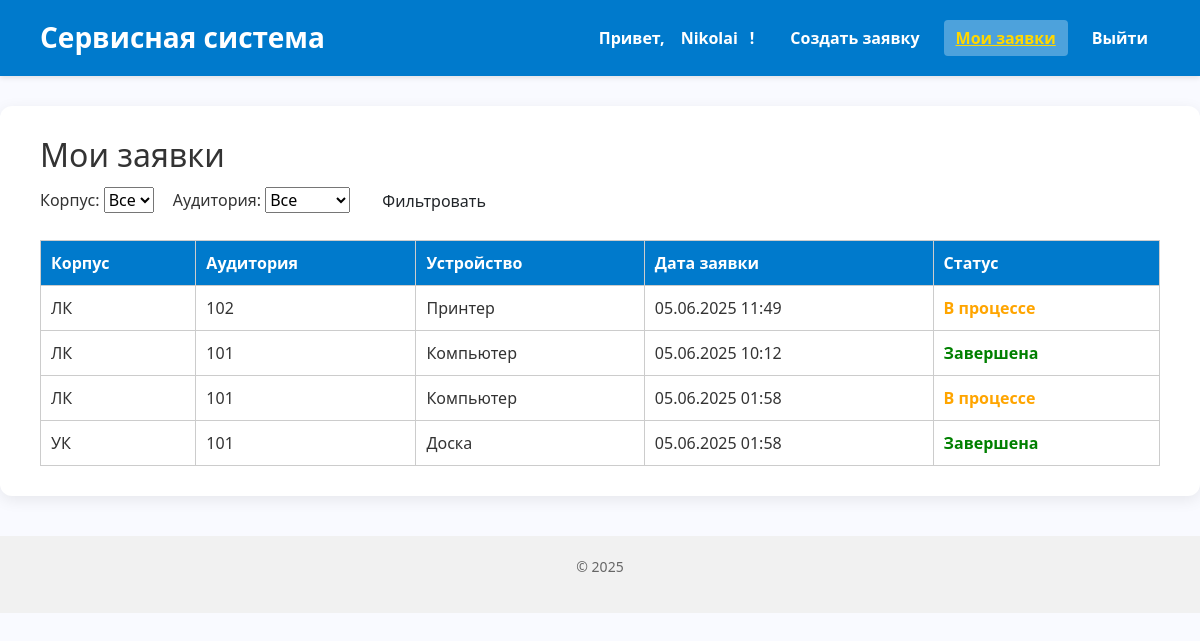
The page /my-requests/ (signed in) on the database as committed earlier.
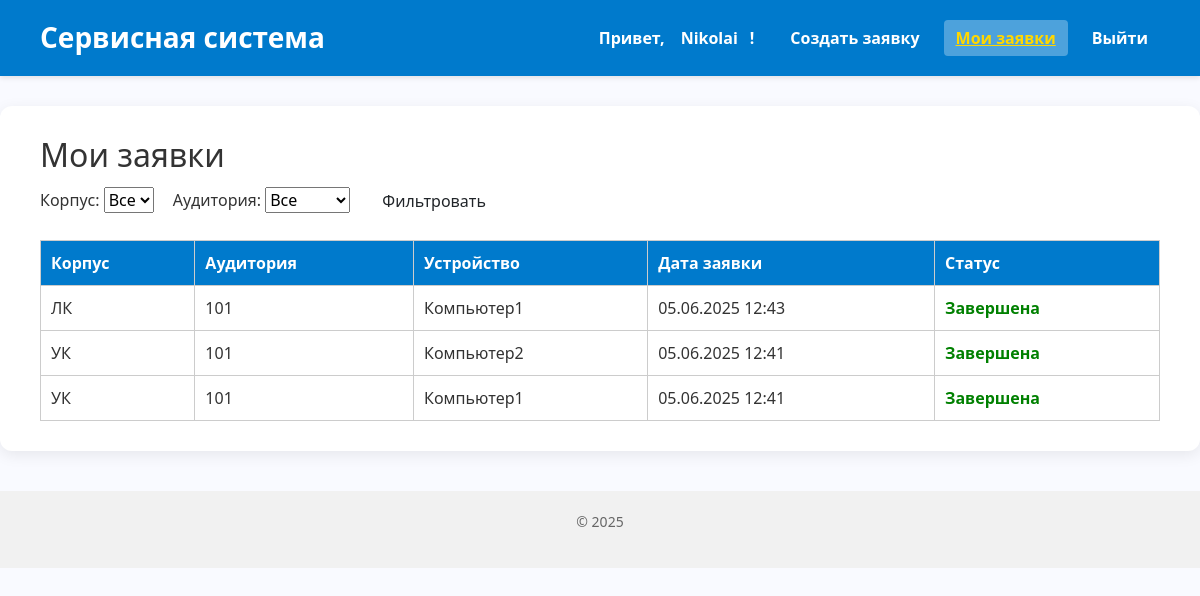
The same page on the database as committed later.
### core/models.py (models this page shows, shortened)
class ServiceRequest(models.Model):
    device = models.ForeignKey(Device, on_delete=models.CASCADE, related_name='service_requests', verbose_name="Устройство")
    created_by = models.ForeignKey(
        settings.AUTH_USER_MODEL, on_delete=models.SET_NULL,
        null=True, related_name='requests_created', verbose_name="Создал"
    )
    assigned_engineer = models.ForeignKey(
        settings.AUTH_USER_MODEL, on_delete=models.SET_NULL,
        null=True, blank=True, related_name='assigned_requests', verbose_name="Инженер"
    )
    created_at = models.DateTimeField("Дата создания", auto_now_add=True)
    description = models.TextField("Описание проблемы")
    is_completed = models.BooleanField("Завершено", default=False)
    requires_replacement = models.BooleanField("Требуется замена", default=False)
    is_paused = models.BooleanField("Приостановлена (ожидание замены)", default=False)
    replacement_requested = models.BooleanField("Запрос на замену оборудования", default=False)
    class Meta:
        verbose_name = "Заявка на обслуживание"
        verbose_name_plural = "Заявки на обслуживание"
    @property
    def status(self):
        if self.is_completed:
            return "Завершена"
        if self.is_paused:
            return "Приостановлена (ожидание замены)"
        return "В процессе"

class Device(models.Model):
    cabinet = models.ForeignKey(Cabinet, on_delete=models.CASCADE, related_name='devices', verbose_name="Кабинет")
    name = models.CharField("Название устройства", max_length=100)
    serial_number = models.CharField("Серийный номер", max_length=100, unique=True)
    purchase_date = models.DateField("Дата покупки")
    cost = models.DecimalField("Стоимость", max_digits=10, decimal_places=2)
    class Meta:
        verbose_name = "Устройство"
        verbose_name_plural = "Устройства"

class Cabinet(models.Model):
    number = models.CharField("Номер кабинета", max_length=10)
    building = models.CharField("Корпус", max_length=50)
    class Meta:
        verbose_name = "Кабинет"
        verbose_name_plural = "Кабинеты"

### core/views.py (the view)
# urls.py: path('my-requests/', views.my_requests, name='my_requests'),
@login_required
@teacher_required
def my_requests(request):
    qs = ServiceRequest.objects.filter(created_by=request.user).select_related('device__cabinet').order_by('-created_at')
    building = request.GET.get('building')
    cabinet_id = request.GET.get('cabinet')
    if building:
        qs = qs.filter(device__cabinet__building=building)
    if cabinet_id:
        qs = qs.filter(device__cabinet__id=cabinet_id)
    buildings = Cabinet.objects.values_list('building', flat=True).distinct()
    cabinets = Cabinet.objects.all()
    return render(request, 'core/teacher/my_requests.html', {
        'requests': qs,
        'buildings': buildings,
        'cabinets': cabinets,
        'selected_building': building,
        'selected_cabinet': cabinet_id,
        'user_name': request.user.username,
    })

### core/templates/core/teacher/my_requests.html (shortened to what this page needs)
{% extends 'base.html' %}
{% block content %}
  <h2>Мои заявки</h2>
  <form method="get" style="margin-bottom: 20px;">
    <label style="margin-right: 15px;">
      Корпус:
      <select name="building">
        <option value="">Все</option>
      </select>
    </label>
    <label style="margin-right: 15px;">
      Аудитория:
      <select name="cabinet">
        <option value="">Все</option>
      </select>
    </label>
    <button type="submit" class="btn">Фильтровать</button>
  </form>
  {% if requests %}
    <table style="width: 100%; border-collapse: collapse; border: 1px solid #ccc;">
      <thead>
        <tr style="background-color: #007acc; color: white;">
          <th style="padding: 10px; border: 1px solid #ccc; text-align: left;">Корпус</th>
          <th style="padding: 10px; border: 1px solid #ccc; text-align: left;">Аудитория</th>
          <th style="padding: 10px; border: 1px solid #ccc; text-align: left;">Устройство</th>
          <th style="padding: 10px; border: 1px solid #ccc; text-align: left;">Дата заявки</th>
          <th style="padding: 10px; border: 1px solid #ccc; text-align: left;">Статус</th>
        </tr>
      </thead>
      <tbody>
        {% for req in requests %}
          <tr>
            <td style="padding: 10px; border: 1px solid #ccc;">{{ req.device.cabinet.building }}</td>
            <td style="padding: 10px; border: 1px solid #ccc;">{{ req.device.cabinet.number }}</td>
            <td style="padding: 10px; border: 1px solid #ccc;">{{ req.device.name }}</td>
            <td style="padding: 10px; border: 1px solid #ccc;">{{ req.created_at|date:"d.m.Y H:i" }}</td>
            <td style="padding: 10px; border: 1px solid #ccc; font-weight: 600; color: {% if req.is_completed %}green{% else %}orange{% endif %};">
              {{ req.status }}
            </td>
          </tr>
        {% endfor %}
      </tbody>
    </table>
  {% else %}
    <p>У вас пока нет заявок.</p>
  {% endif %}
{% endblock %}

Rows that differ between the two databases and show on the page:
removed ServiceRequest: device.cabinet.building "ЛК", device.cabinet.number "102", device.name "Принтер", created_at "05.06.2025 11:49", status "В процессе"
removed ServiceRequest: device.cabinet.building "ЛК", device.cabinet.number "101", device.name "Компьютер", created_at "05.06.2025 10:12", status "Завершена"
removed ServiceRequest: device.cabinet.building "ЛК", device.cabinet.number "101", device.name "Компьютер", created_at "05.06.2025 01:58", status "В процессе"
removed ServiceRequest: device.cabinet.building "УК", device.cabinet.number "101", device.name "Доска", created_at "05.06.2025 01:58", status "Завершена"
added ServiceRequest: device.cabinet.building "ЛК", device.cabinet.number "101", device.name "Компьютер1", created_at "05.06.2025 12:43", status "Завершена"
added ServiceRequest: device.cabinet.building "УК", device.cabinet.number "101", device.name "Компьютер2", created_at "05.06.2025 12:41", status "Завершена"
added ServiceRequest: device.cabinet.building "УК", device.cabinet.number "101", device.name "Компьютер1", created_at "05.06.2025 12:41", status "Завершена"
